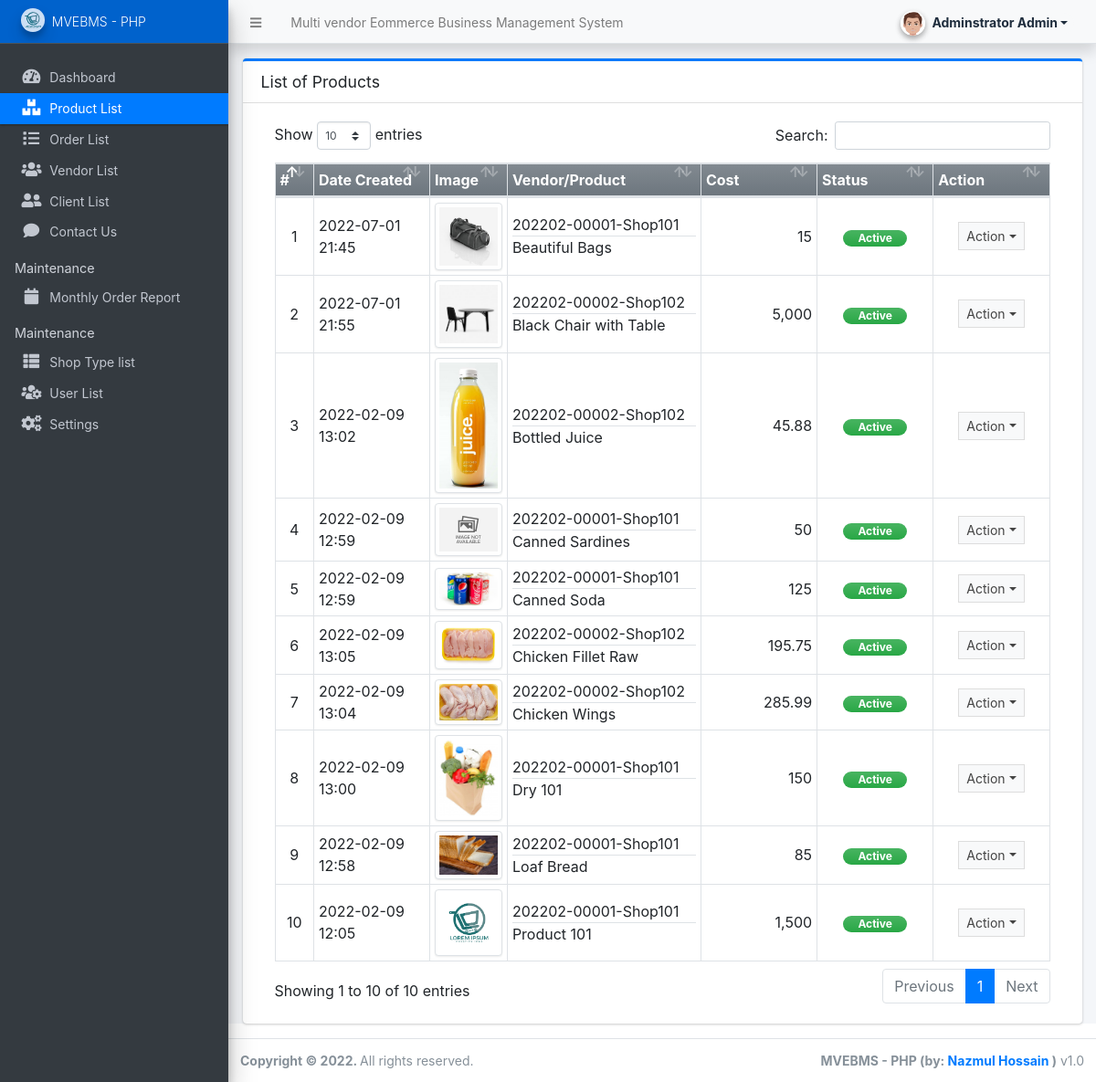
Page /admin/?page=products (signed in) on the committed database.
### tables this page shows
CREATE TABLE `product_list` (
  `id` int(30) NOT NULL,
  `vendor_id` int(30) DEFAULT NULL,
  `category_id` int(30) DEFAULT NULL,
  `name` text NOT NULL,
  `description` text NOT NULL,
  `price` double NOT NULL DEFAULT 0,
  `image_path` text DEFAULT NULL,
  `status` tinyint(1) NOT NULL DEFAULT 1,
  `delete_flag` tinyint(1) NOT NULL DEFAULT 0,
  `date_created` datetime NOT NULL DEFAULT current_timestamp(),
  `date_updated` datetime DEFAULT NULL ON UPDATE current_timestamp()
);

CREATE TABLE `vendor_list` (
  `id` int(30) NOT NULL,
  `code` varchar(100) NOT NULL,
  `shop_type_id` int(30) NOT NULL,
  `shop_name` text NOT NULL,
  `shop_owner` text NOT NULL,
  `contact` text NOT NULL,
  `username` text NOT NULL,
  `password` text NOT NULL,
  `avatar` text DEFAULT NULL,
  `status` tinyint(1) NOT NULL DEFAULT 1,
  `delete_flag` tinyint(1) NOT NULL DEFAULT 0,
  `date_created` datetime NOT NULL DEFAULT current_timestamp(),
  `date_updated` datetime DEFAULT NULL ON UPDATE current_timestamp()
);

### config.php (called while the page is built, shortened)
<?php
function validate_image($file){
    $file = explode("?",$file)[0];
	if(!empty($file)){
		if(is_file(base_app.$file)){
			return base_url.$file;
		}else{
			return base_url.'dist/img/no-image-available.png';
		}
	}else{
		return base_url.'dist/img/no-image-available.png';
	}
}
function format_num($number = 0, $max_decimal = ''){
    if(is_numeric($number)){
        $ex = explode('.',$number);
        $dec = isset($ex[1]) ? strlen($ex[1]) : 0;
        if(empty($max_decimal) || (is_numeric($max_decimal) && $max_decimal >= $dec)){
            return number_format($number,$dec);
        }else{
            if(is_numeric($max_decimal))
                return number_format($number,$max_decimal);
            else
                return "Invalid Maximum Decimal";
        }
    }else{
        return "Invalid Number";
    }
}
?>

### admin/products/index.php (the view, shortened to what this page needs)
<div class="card card-outline card-primary">
	<div class="card-header">
		<h3 class="card-title">List of Products</h3>
	</div>
	<div class="card-body">
		<div class="container-fluid">
        <div class="container-fluid">
			<table class="table table-bordered table-stripped">
				<colgroup>
					<col width="5%">
					<col width="15%">
					<col width="10%">
					<col width="25%">
					<col width="15%">
					<col width="15%">
					<col width="15%">
				</colgroup>
				<thead>
					<tr class="bg-gradient-secondary">
						<th>#</th>
						<th>Date Created</th>
						<th>Image</th>
						<th>Vendor/Product</th>
						<th>Cost</th>
						<th>Status</th>
						<th>Action</th>
					</tr>
				</thead>
				<tbody>
					<?php
					$i = 1;
						$qry = $conn->query("SELECT p.*,v.code, v.shop_name as `vendor` from `product_list` p inner join vendor_list v on p.vendor_id = v.id where p.delete_flag = 0 order by p.`name` asc ");
						while($row = $qry->fetch_assoc()):
					?>
						<tr>
							<td class="text-center"><?php echo $i++; ?></td>
							<td><?php echo date("Y-m-d H:i",strtotime($row['date_created'])) ?></td>
							<td class="text-center"><img src="<?= validate_image($row['image_path']) ?>" alt="Product Image" class="border border-gray img-thumbnail product-img"></td>
							<td>
								<div class="border-bottom text-truncate"><?= $row['code'].'-'.$row['vendor'] ?></div>
								<div class="text-truncate"><?= $row['name'] ?></div>
							</td>
							<td class="text-right"><?php echo format_num($row['price']) ?></td>
							<td class="text-center">
                                <?php if($row['status'] == 1): ?>
                                    <span class="badge badge-success bg-gradient-success px-3 rounded-pill">Active</span>
                                <?php else: ?>
                                    <span class="badge badge-danger bg-gradient-danger px-3 rounded-pill">Inactive</span>
                                <?php endif; ?>
                            </td>
							<td align="center">
								 <button type="button" class="btn btn-flat btn-default btn-sm dropdown-toggle dropdown-icon" data-toggle="dropdown">
				                  		Action
				                  </button>
							</td>
						</tr>
					<?php endwhile; ?>
				</tbody>
			</table>
		</div>
		</div>
	</div>
</div>

### admin/products/index.php (style rules this page uses)
.product-img { width: calc(100%); height: auto; max-width: 5em; object-fit:scale-down; object-position:center center; }

### rows in the picture
product_list: date_created "2022-07-01 21:45", shows a picture, vendor.code "202202-00001", vendor.shop_name "Shop101", name "Beautiful Bags", price "15", status "Active"
product_list: date_created "2022-07-01 21:55", shows a picture, vendor.code "202202-00002", vendor.shop_name "Shop102", name "Black Chair with Table", price "5,000", status "Active"
product_list: date_created "2022-02-09 13:02", shows a picture, vendor.code "202202-00002", vendor.shop_name "Shop102", name "Bottled Juice", price "45.88", status "Active"
product_list: date_created "2022-02-09 12:59", shows a picture, vendor.code "202202-00001", vendor.shop_name "Shop101", name "Canned Sardines", price "50", status "Active"
product_list: date_created "2022-02-09 12:59", shows a picture, vendor.code "202202-00001", vendor.shop_name "Shop101", name "Canned Soda", price "125", status "Active"
product_list: date_created "2022-02-09 13:05", shows a picture, vendor.code "202202-00002", vendor.shop_name "Shop102", name "Chicken Fillet Raw", price "195.75", status "Active"
product_list: date_created "2022-02-09 13:04", shows a picture, vendor.code "202202-00002", vendor.shop_name "Shop102", name "Chicken Wings", price "285.99", status "Active"
product_list: date_created "2022-02-09 13:00", shows a picture, vendor.code "202202-00001", vendor.shop_name "Shop101", name "Dry 101", price "150", status "Active"
product_list: date_created "2022-02-09 12:58", shows a picture, vendor.code "202202-00001", vendor.shop_name "Shop101", name "Loaf Bread", price "85", status "Active"
product_list: date_created "2022-02-09 12:05", shows a picture, vendor.code "202202-00001", vendor.shop_name "Shop101", name "Product 101", price "1,500", status "Active"

### other values in the picture
$_settings->info('name') "Multi vendor Eommerce Business Management System"
$_settings->userdata('firstname').' '.$_settings->userdata('lastname') "Adminstrator Admin"
$_settings->info('short_name') "MVEBMS - PHP"
